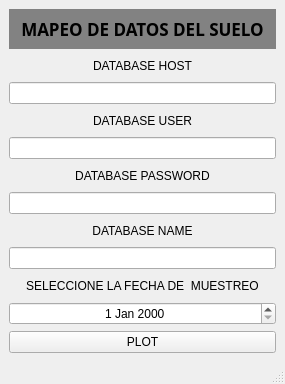
<?xml version="1.0" encoding="UTF-8"?>
<ui version="4.0">
 <class>MainWindow</class>
 <widget class="QMainWindow" name="MainWindow">
  <property name="geometry">
   <rect>
    <x>0</x>
    <y>0</y>
    <width>285</width>
    <height>384</height>
   </rect>
  </property>
  <property name="sizePolicy">
   <sizepolicy hsizetype="Fixed" vsizetype="Fixed">
    <horstretch>0</horstretch>
    <verstretch>0</verstretch>
   </sizepolicy>
  </property>
  <property name="windowTitle">
   <string>MAPEO DE DATOS DEL SUELO</string>
  </property>
  <property name="toolButtonStyle">
   <enum>Qt::ToolButtonTextOnly</enum>
  </property>
  <widget class="QWidget" name="centralwidget">
   <layout class="QGridLayout" name="gridLayout">
    <item row="0" column="0">
     <layout class="QVBoxLayout" name="verticalLayout_3">
      <item>
       <widget class="QLabel" name="lbl_title">
        <property name="enabled">
         <bool>true</bool>
        </property>
        <property name="minimumSize">
         <size>
          <width>0</width>
          <height>40</height>
         </size>
        </property>
        <property name="maximumSize">
         <size>
          <width>16777215</width>
          <height>40</height>
         </size>
        </property>
        <property name="font">
         <font>
          <family>Phetsarath OT</family>
          <pointsize>13</pointsize>
          <bold>true</bold>
         </font>
        </property>
        <property name="styleSheet">
         <string notr="true">background-color: rgba(0, 0, 0, 116);</string>
        </property>
        <property name="text">
         <string>MAPEO DE DATOS DEL SUELO</string>
        </property>
        <property name="alignment">
         <set>Qt::AlignCenter</set>
        </property>
       </widget>
      </item>
      <item>
       <widget class="QLabel" name="lbl_db_host">
        <property name="enabled">
         <bool>true</bool>
        </property>
        <property name="text">
         <string>DATABASE HOST</string>
        </property>
        <property name="alignment">
         <set>Qt::AlignCenter</set>
        </property>
       </widget>
      </item>
      <item>
       <widget class="QLineEdit" name="txt_db_host">
        <property name="inputMask">
         <string/>
        </property>
        <property name="text">
         <string/>
        </property>
        <property name="placeholderText">
         <string/>
        </property>
       </widget>
      </item>
      <item>
       <widget class="QLabel" name="lbl_db_user">
        <property name="enabled">
         <bool>true</bool>
        </property>
        <property name="text">
         <string>DATABASE USER</string>
        </property>
        <property name="alignment">
         <set>Qt::AlignCenter</set>
        </property>
       </widget>
      </item>
      <item>
       <widget class="QLineEdit" name="txt_db_user">
        <property name="inputMask">
         <string/>
        </property>
        <property name="text">
         <string/>
        </property>
        <property name="placeholderText">
         <string/>
        </property>
       </widget>
      </item>
      <item>
       <widget class="QLabel" name="lbl_db_password">
        <property name="enabled">
         <bool>true</bool>
        </property>
        <property name="text">
         <string>DATABASE PASSWORD</string>
        </property>
        <property name="alignment">
         <set>Qt::AlignCenter</set>
        </property>
       </widget>
      </item>
      <item>
       <widget class="QLineEdit" name="txt_db_password">
        <property name="inputMask">
         <string/>
        </property>
        <property name="text">
         <string/>
        </property>
        <property name="echoMode">
         <enum>QLineEdit::Password</enum>
        </property>
        <property name="placeholderText">
         <string/>
        </property>
       </widget>
      </item>
      <item>
       <widget class="QLabel" name="lbl_db_name">
        <property name="enabled">
         <bool>true</bool>
        </property>
        <property name="text">
         <string>DATABASE NAME</string>
        </property>
        <property name="alignment">
         <set>Qt::AlignCenter</set>
        </property>
       </widget>
      </item>
      <item>
       <widget class="QLineEdit" name="txt_db_name">
        <property name="inputMask">
         <string/>
        </property>
        <property name="text">
         <string/>
        </property>
        <property name="placeholderText">
         <string/>
        </property>
       </widget>
      </item>
      <item>
       <widget class="QLabel" name="lbl_date_to_plot">
        <property name="enabled">
         <bool>true</bool>
        </property>
        <property name="text">
         <string>SELECCIONE LA FECHA DE  MUESTREO</string>
        </property>
        <property name="alignment">
         <set>Qt::AlignCenter</set>
        </property>
       </widget>
      </item>
      <item>
       <widget class="QDateEdit" name="date_date_to_plot">
        <property name="alignment">
         <set>Qt::AlignCenter</set>
        </property>
       </widget>
      </item>
      <item>
       <widget class="QPushButton" name="btn_generate_reports">
        <property name="text">
         <string>PLOT</string>
        </property>
       </widget>
      </item>
     </layout>
    </item>
   </layout>
  </widget>
  <widget class="QStatusBar" name="statusbar"/>
 </widget>
 <resources/>
 <connections/>
</ui>
